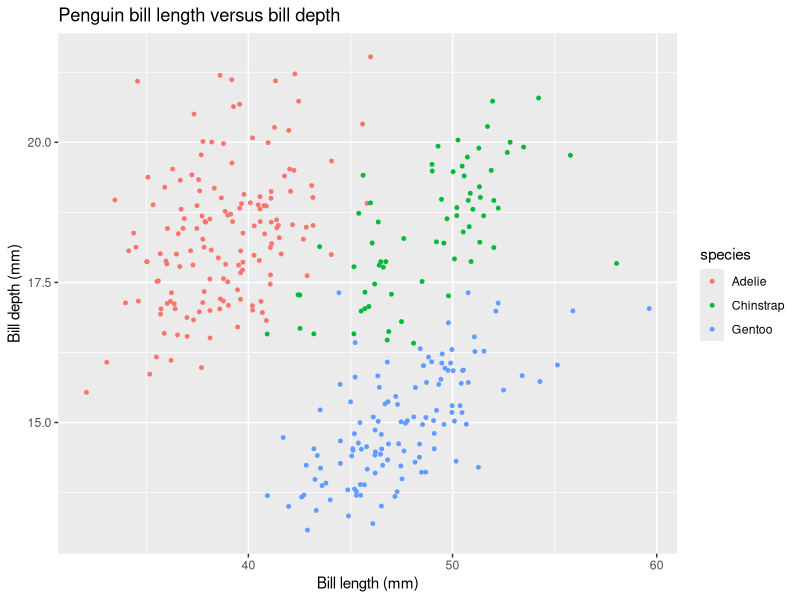
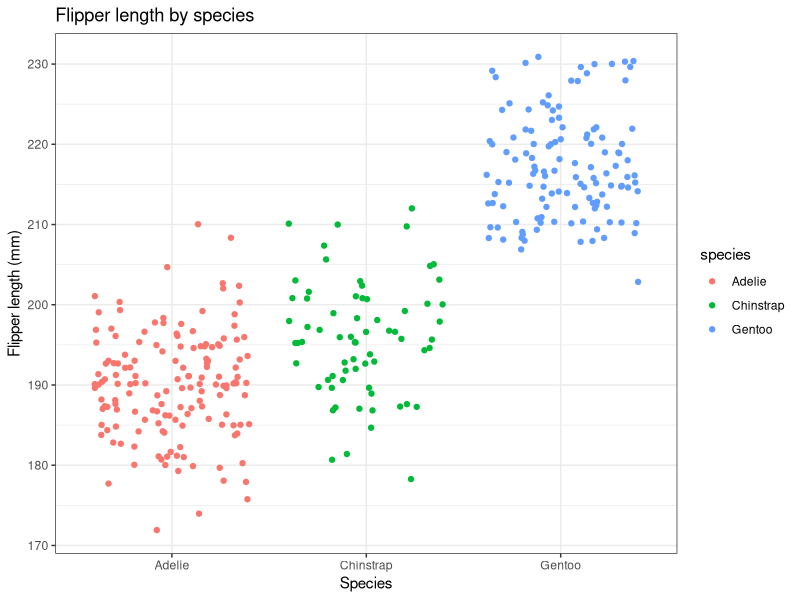

Reproduce these figures in R, in order.
## ---- chunk 1
knitr::opts_chunk$set(echo = TRUE, warning = FALSE)

library(tidyverse)
library(palmerpenguins)
## ---- chunk 2
# f(x)=x^2 at x = 3
ex_1 <- expression(x ^ 2)
x <- 3

deriv_1 <- D(ex_1, 'x')
deriv_1

eval(deriv_1)
## ---- chunk 3
# 2 * (3a + 2) ^ 4 − 5 at a = 1.2
ex_2 <- expression(2 * (3 * a + 2) ^ 4 - 5)
a <- 1.2

deriv_2 <- D(ex_2, 'a')
deriv_2

eval(deriv_2)
## ---- chunk 4
# -4 * t / (t ^ 2 + 1) ^ 3 at t = 0
ex_3 <- expression(-4 * t / (t ^ 2 + 1) ^ 3)
t <- 0

deriv_3 <- D(ex_3, 't')
deriv_3

eval(deriv_3)
## ---- chunk 5
ggplot(data = penguins, aes(x = bill_length_mm, y = bill_depth_mm)) +
  geom_jitter(aes(color = species), size = 1) +
  labs(x = "Bill length (mm)",
       y = "Bill depth (mm)",
       title = "Penguin bill length versus bill depth")
## ---- chunk 6
ggplot(data = penguins, aes(x = species, y = flipper_length_mm)) +
  geom_jitter(aes(color = species)) +
  labs(x = "Species",
       y = "Flipper length (mm)",
       title = "Flipper length by species") +
  theme_bw()
